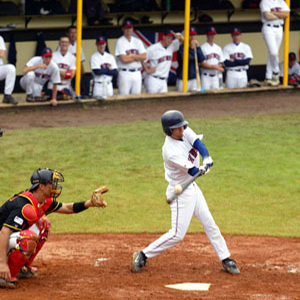
#> input picture img/image1.png, 300 x 300 px
$ python main.py ../img/image1.png ../img/image2.png
#> lines starting #> are read from the running program, lines starting #| are printed output that depends on the picture
### src/inpainter.py
import time
import numpy as np
import matplotlib.pyplot as plt
from skimage.filters import laplace
from skimage.color import rgb2gray, rgb2lab


class Inpainter():

    def __init__(self, image, mask, patch_size=9, plot_progress=False):
        """
        Parameters:
            image: the image to be inpainted
            mask: the mask of the region to be inpainted, 255 for target region, 0 for reserved region
            patch_size: the size of the patches, must be an odd number
            plot_progress: whether to plot each generated image
        """
        # validate input
        if image.shape[:2] != mask.shape:
            raise ValueError('Image and mask must have the same size')
        if patch_size % 2 == 0:
            raise ValueError('Patch size must be an odd number')

        # initialize attributes
        self.working_image = image.astype('uint8')
        self.initial_mask = mask.astype('uint8') // 255  # convert to 0-1
        self.working_mask = mask.astype('uint8') // 255  # convert to 0-1
        self.patch_size = patch_size
        self.plot_progress = plot_progress
        self.height = image.shape[0]
        self.width = image.shape[1]
        self.confidence = (1 - self.working_mask).astype(float)
        self.data = np.zeros([self.height, self.width])

        # Non initialized attributes
        self.front = None
        self.front_points = None
        self.priority = None

    # [406 lines left out: functions inpaint, __find_front, __calculate_priority, __calculate_confidence, __update_data, __calculate_normal_matrix and 14 more, not called in this run]

### src/main.py
import argparse
from skimage.io import imread, imsave
from inpainter import Inpainter


def main():
    args = parse_args()

    image = imread(args.input_image)
#> image is the input picture: shape (300, 300, 3); mean R, G, B 143.8, 122.4, 84.8
    mask = imread(args.mask)
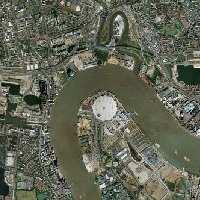
#> input picture img/image2.png, 200 x 200 px
#> mask is the input picture: shape (200, 200, 3); mean R, G, B 98.2, 101.1, 85.8

    # remove channels of the mask
    if len(mask.shape) == 3:
        mask = mask[:, :, 0]
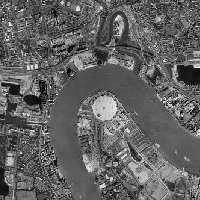
#> mask: shape (200, 200); min 0, max 255, mean 98.2

    output_image = Inpainter(image,
                             mask,
                             patch_size=args.patch_size,
                             plot_progress=args.plot_progress).inpaint()
    imsave(args.output, output_image)


def parse_args():
    parser = argparse.ArgumentParser()
    parser.add_argument('input_image',
                        help='the image containing objects to be removed')
    parser.add_argument('mask',
                        help='the mask image of the region to be removed')
    parser.add_argument('-ps',
                        '--patch-size',
                        help='the size of the patches',
                        type=int,
                        default=9)
    parser.add_argument('-o',
                        '--output',
                        help='the file path to save the output image',
                        default='output.jpg')
    parser.add_argument('--plot-progress',
                        help='plot each generated image',
                        action='store_true',
                        default=False)
    return parser.parse_args()


if __name__ == '__main__':
#> (the run stopped early here; a loop or call above may not have finished)
